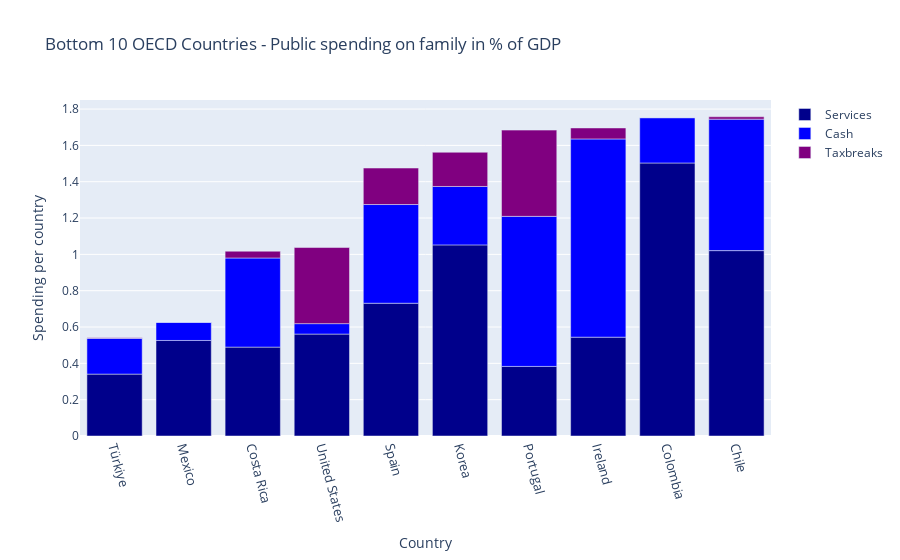

The cell this chart's notebook holds for it:
### Code cell
df_public_spending_sorted = df_public_spending[df_public_spending.index != "OECD average"].sort_values(
    "Total", ascending=True)

Bottom_10_spenders = df_public_spending_sorted.head(10)

fig = go.Figure()

fig.add_trace(go.Bar(
    x=Bottom_10_spenders.index,
    y=Bottom_10_spenders["Public_services"],
    name="Services",
    marker_color="Darkblue"
))

fig.add_trace(go.Bar(
    x=Bottom_10_spenders.index,
    y=Bottom_10_spenders["Cash"],
    name="Cash",
    marker_color="blue",
    base=Bottom_10_spenders["Public_services"]
))

fig.add_trace(go.Bar(
    x=Bottom_10_spenders.index,
    y=Bottom_10_spenders["Taxbreaks"],
    name="Taxbreaks",
    marker_color="Purple",
    base=Bottom_10_spenders["Public_services"] + Bottom_10_spenders["Cash"]
))


fig.update_layout(
    title="Bottom 10 OECD Countries - Public spending on family in % of GDP",
    xaxis_title="Country",
    yaxis_title="Spending per country",
    xaxis=dict(tickangle=75, tickfont=dict(size=13)),
    barmode="relative",
)

# Displaying the plot
fig.write_image("Visualiseringar/Labb2_project_5.png", scale=3)
fig.show()

### Figure 1 — Plotly figure (JSON) as saved in the notebook; plotly's stock layout.template omitted (floating-point values rounded to 4 significant figures)
{"data": [{"marker": {"color": "Darkblue"}, "name": "Services", "type": "bar", "x": ["Türkiye", "Mexico", "Costa Rica", "United States", "Spain", "Korea", "Portugal", "Ireland", "Colombia", "Chile"], "y": [0.3407, 0.526, 0.4894, 0.5612, 0.731, 1.052, 0.3831, 0.5441, 1.503, 1.021]}, {"base": [0.3407, 0.526, 0.4894, 0.5612, 0.731, 1.052, 0.3831, 0.5441, 1.503, 1.021], "marker": {"color": "blue"}, "name": "Cash", "type": "bar", "x": ["Türkiye", "Mexico", "Costa Rica", "United States", "Spain", "Korea", "Portugal", "Ireland", "Colombia", "Chile"], "y": [0.1968, 0.0999, 0.4907, 0.05743, 0.5434, 0.3215, 0.8261, 1.091, 0.2495, 0.7237]}, {"base": [0.5375, 0.6259, 0.98, 0.6186, 1.274, 1.374, 1.209, 1.635, 1.753, 1.744], "marker": {"color": "Purple"}, "name": "Taxbreaks", "type": "bar", "x": ["Türkiye", "Mexico", "Costa Rica", "United States", "Spain", "Korea", "Portugal", "Ireland", "Colombia", "Chile"], "y": [0.002881, 0, 0.03739, 0.4191, 0.2008, 0.1885, 0.4749, 0.06047, 0, 0.01298]}], "layout": {"barmode": "relative", "title": {"text": "Bottom 10 OECD Countries - Public spending on family in % of GDP"}, "xaxis": {"tickangle": 75, "tickfont": {"size": 13}, "title": {"text": "Country"}}, "yaxis": {"title": {"text": "Spending per country"}}}}
